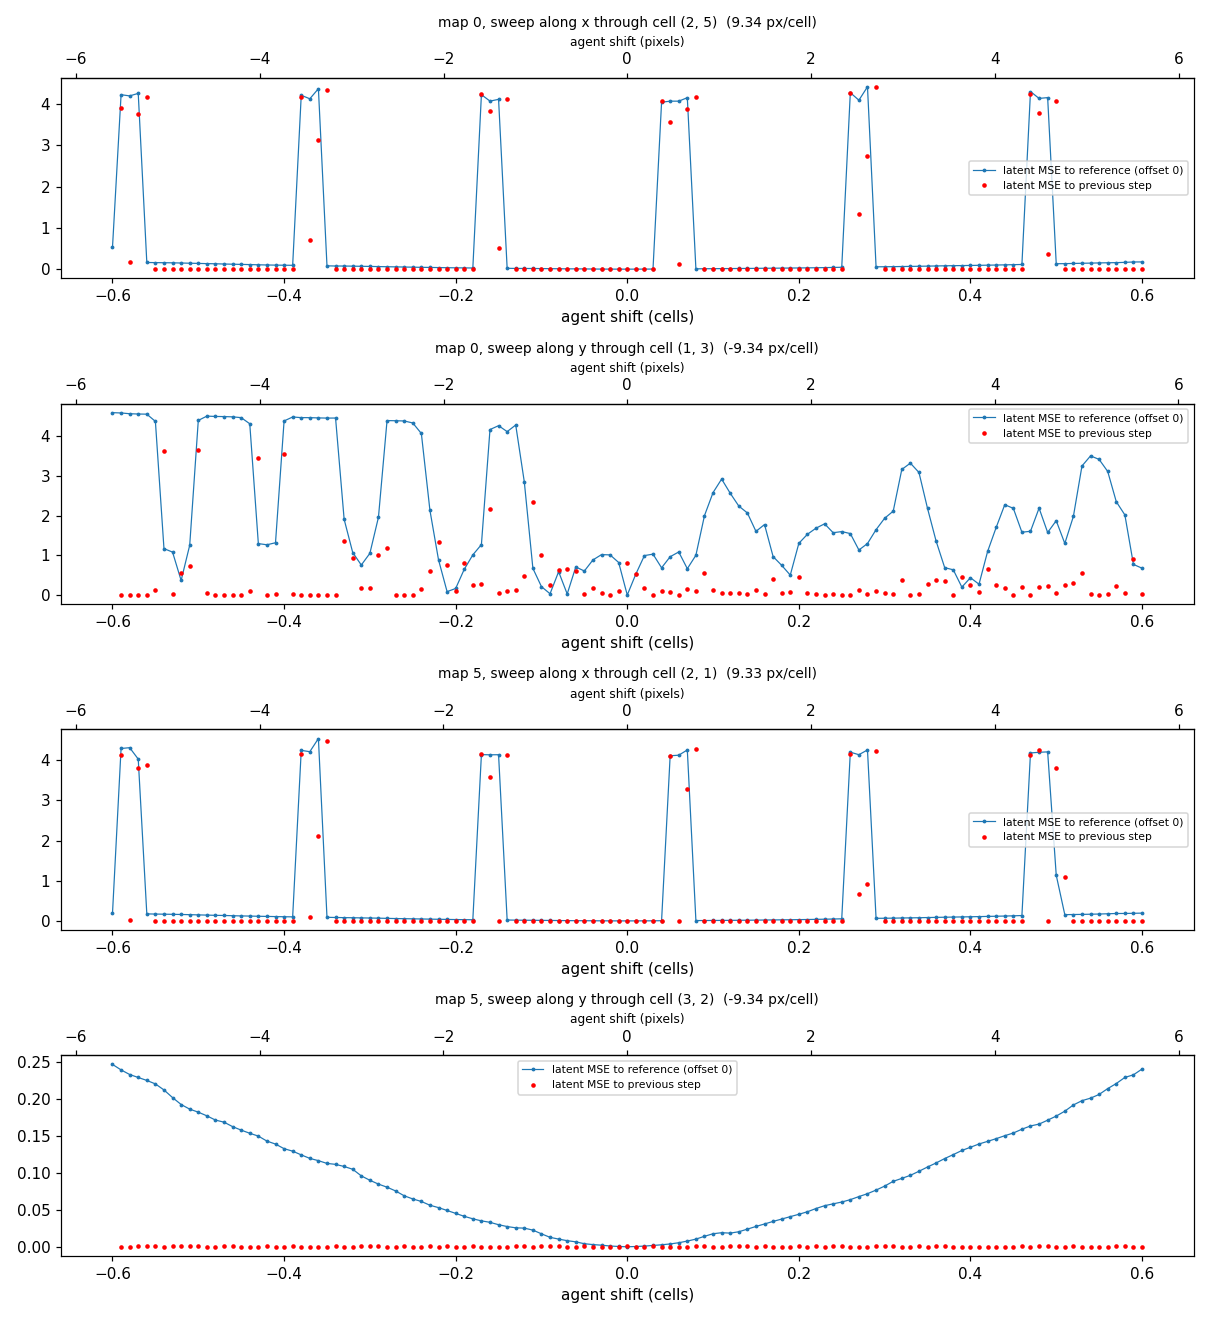

Generate this figure with Python:
# Follow-up 2, task 2: is the encoder "spike" a stride-aliasing effect? The agent is
# rendered (evaluator renderer, zero velocity) at 0.01-cell steps along corridors;
# obs latents (eval path) are compared with the reference position and with the
# previous step. The agent's pixel position is measured from the renders to convert
# the latent-jump spacing into pixels and compare it with the encoder's cumulative
# stride (98 -> conv5 s1 -> 94 -> conv5 s2 -> 45 -> conv3 -> 43 -> conv3 p1 -> 1x1: stride 2).
import json
import os
import sys

import matplotlib
matplotlib.use("Agg")
import matplotlib.pyplot as plt  # noqa: E402
import numpy as np  # noqa: E402
import torch  # noqa: E402

HERE = os.path.dirname(os.path.abspath(__file__))
sys.path.insert(0, HERE)
from f2_task1_spikes_in_eval import eval_path_encode, get_model  # noqa: E402
from f2_task3_latent_vs_maze_by_range import SWEEP  # noqa: E402

INPUTS = os.path.abspath(os.path.join(os.path.dirname(SWEEP), "..", "..", "hwm_sweep_render_inputs", "sweep_render_inputs.json"))


def agent_pixel_centroid(frames):
    """frames (N,3,H,W) uint8 of one sweep: the ball is what differs from the per-pixel median."""
    f = frames.astype(np.float64)
    bg = np.median(f, axis=0)
    out = []
    for x in f:
        w = np.abs(x - bg).sum(0)
        w = np.where(w > 0.5 * w.max(), w, 0)
        ys, xs = np.indices(w.shape)
        out.append([(w * xs).sum() / w.sum(), (w * ys).sum() / w.sum()])
    return np.array(out)  # (col, row)


def main():
    torch.set_num_threads(int(os.environ.get("OMP_NUM_THREADS", 6)))
    model = get_model()
    sw = np.load(SWEEP)
    meta = json.load(open(INPUTS))["sweeps"]
    fig, axes = plt.subplots(len(meta), 1, figsize=(11, 3 * len(meta)))
    res = {"encoder_cumulative_stride_px": 2, "sweeps": []}
    for k, s in enumerate(meta):
        frames = sw[f"sweep{k}"]
        z = eval_path_encode(model, frames)
        offs = np.array(s["offsets_cells"])
        ref = int(np.argmin(np.abs(offs)))
        d_ref = (z - z[ref]).pow(2).mean(1).numpy()
        d_step = np.r_[np.nan, (z[1:] - z[:-1]).pow(2).mean(1).numpy()]
        cen = agent_pixel_centroid(frames)
        coord = cen[:, 0] if np.ptp(cen[:, 0]) > np.ptp(cen[:, 1]) else cen[:, 1]
        px_per_cell = float(np.polyfit(offs, coord, 1)[0])
        jumps = np.where(d_step > 1.0)[0]
        jump_px = coord[jumps]
        # spacing between successive jump positions (in pixels), and their phase modulo 2 px
        spacing = np.diff(np.sort(jump_px)) if len(jump_px) > 1 else np.array([])
        # periodicity of d_ref via FFT over position (cycles per pixel)
        x_px = (offs - offs[0]) * abs(px_per_cell)
        sig = d_ref - d_ref.mean()
        spec = np.abs(np.fft.rfft(sig))
        freqs = np.fft.rfftfreq(len(sig), d=float(np.mean(np.diff(x_px))))
        top = freqs[1 + int(np.argmax(spec[1:]))]
        res["sweeps"].append({
            "map": s["map"], "axis": s["axis"], "cell": s["cell"], "px_per_cell": px_per_cell,
            "step_px": float(abs(px_per_cell) * 0.01),
            "n_steps_with_latent_jump_gt1": int(len(jumps)), "share_steps_jump": float(len(jumps) / (len(offs) - 1)),
            "jump_positions_px_mod2": np.round(np.mod(jump_px, 2.0), 2).tolist(),
            "jump_spacing_px": np.round(spacing, 2).tolist(),
            "median_jump_spacing_px": float(np.median(spacing)) if len(spacing) else None,
            "d_ref_fft_peak_period_px": float(1 / top) if top > 0 else None,
            "d_ref_at_offsets": {f"{o:+.2f}": float(v) for o, v in zip(offs[::10], d_ref[::10])},
            "d_ref_frac_gt1": float((d_ref > 1).mean()),
        })
        ax = axes[k]
        ax.plot(offs, d_ref, ".-", ms=3, lw=0.8, label="latent MSE to reference (offset 0)")
        ax.plot(offs, d_step, "r.", ms=4, label="latent MSE to previous step")
        ax2 = ax.secondary_xaxis("top", functions=(lambda c, p=px_per_cell: c * abs(p), lambda q, p=px_per_cell: q / abs(p)))
        ax2.set_xlabel("agent shift (pixels)", fontsize=8)
        ax.set_xlabel("agent shift (cells)"); ax.set_title(f"map {s['map']}, sweep along {s['axis']} through cell {tuple(s['cell'])}  ({px_per_cell:.2f} px/cell)", fontsize=9)
        ax.legend(fontsize=7)
        print(k, json.dumps({kk: v for kk, v in res["sweeps"][-1].items() if kk not in ("d_ref_at_offsets", "jump_positions_px_mod2")}), flush=True)
    fig.tight_layout(); fig.savefig(os.path.join(HERE, "f2_task2_position_sweep.png"), dpi=110)
    json.dump(res, open(os.path.join(HERE, "results_f2_task2_position_sweep.json"), "w"), indent=2)


if __name__ == "__main__":
    main()
